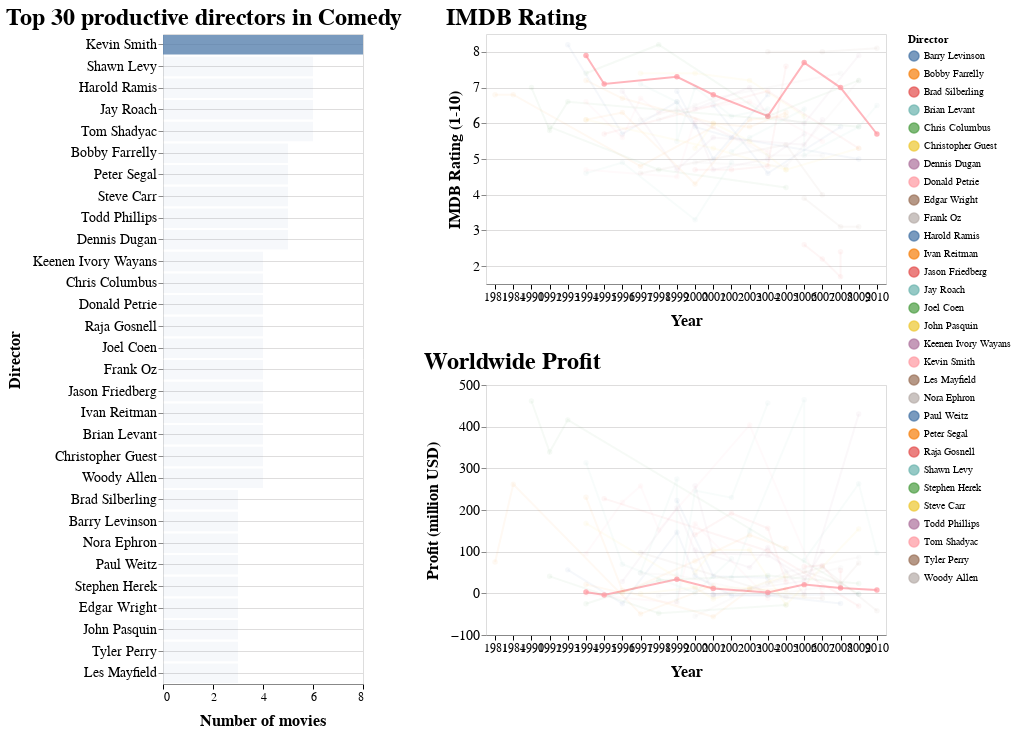

The cell this chart's notebook holds for it:
### Code cell
make_plot(genre = 'Comedy')

### Figure 1 — Vega-Lite specification as saved in the notebook (floating-point values rounded to 4 significant figures)
{"$schema": "https://vega.github.io/schema/vega-lite/v3.4.0.json", "config": {"axisX": {"domain": true, "domainWidth": 1, "grid": false, "gridColor": "#DEDDDD", "labelAngle": 0, "labelFont": "Arial", "labelFontSize": 12, "tickColor": "#000000", "tickSize": 5, "title": "X Axis Title (units)", "titleFont": "Arial", "titleFontSize": 16, "titlePadding": 10}, "axisY": {"domain": false, "grid": true, "gridColor": "#DEDDDD", "gridWidth": 1, "labelAngle": 0, "labelFont": "Arial", "labelFontSize": 14, "title": "Y Axis Title (units)", "titleFont": "Arial", "titleFontSize": 16, "titlePadding": 10}, "title": {"anchor": "start", "font": "Arial", "fontColor": "#000000", "fontSize": 24}, "view": {"height": 300, "width": 400}}, "datasets": {"data-1de48c468e58f005d5bb31c1f5b9267d": [{"Count": 8, "Director": "Kevin Smith", "Major_Genre": "Comedy"}, {"Count": 6, "Director": "Shawn Levy", "Major_Genre": "Comedy"}, {"Count": 6, "Director": "Harold Ramis", "Major_Genre": "Comedy"}, {"Count": 6, "Director": "Jay Roach", "Major_Genre": "Comedy"}, {"Count": 6, "Director": "Tom Shadyac", "Major_Genre": "Comedy"}, {"Count": 5, "Director": "Bobby Farrelly", "Major_Genre": "Comedy"}, {"Count": 5, "Director": "Peter Segal", "Major_Genre": "Comedy"}, {"Count": 5, "Director": "Steve Carr", "Major_Genre": "Comedy"}, {"Count": 5, "Director": "Todd Phillips", "Major_Genre": "Comedy"}, {"Count": 5, "Director": "Dennis Dugan", "Major_Genre": "Comedy"}, {"Count": 4, "Director": "Keenen Ivory Wayans", "Major_Genre": "Comedy"}, {"Count": 4, "Director": "Chris Columbus", "Major_Genre": "Comedy"}, {"Count": 4, "Director": "Donald Petrie", "Major_Genre": "Comedy"}, {"Count": 4, "Director": "Raja Gosnell", "Major_Genre": "Comedy"}, {"Count": 4, "Director": "Joel Coen", "Major_Genre": "Comedy"}, {"Count": 4, "Director": "Frank Oz", "Major_Genre": "Comedy"}, {"Count": 4, "Director": "Jason Friedberg", "Major_Genre": "Comedy"}, {"Count": 4, "Director": "Ivan Reitman", "Major_Genre": "Comedy"}, {"Count": 4, "Director": "Brian Levant", "Major_Genre": "Comedy"}, {"Count": 4, "Director": "Christopher Guest", "Major_Genre": "Comedy"}, {"Count": 4, "Director": "Woody Allen", "Major_Genre": "Comedy"}, {"Count": 3, "Director": "Brad Silberling", "Major_Genre": "Comedy"}, {"Count": 3, "Director": "Barry Levinson", "Major_Genre": "Comedy"}, {"Count": 3, "Director": "Nora Ephron", "Major_Genre": "Comedy"}, {"Count": 3, "Director": "Paul Weitz", "Major_Genre": "Comedy"}, {"Count": 3, "Director": "Stephen Herek", "Major_Genre": "Comedy"}, {"Count": 3, "Director": "Edgar Wright", "Major_Genre": "Comedy"}, {"Count": 3, "Director": "John Pasquin", "Major_Genre": "Comedy"}, {"Count": 3, "Director": "Tyler Perry", "Major_Genre": "Comedy"}, {"Count": 3, "Director": "Les Mayfield", "Major_Genre": "Comedy"}], "data-b2b71579100f23351480873e3c0777b7": [{"Count": 6, "Director": "Tom Shadyac", "IMDB_Rating": 6.6, "MPAA_Rating": "PG-13", "Major_Genre": "Comedy", "Profit_Million": 95.22, "Title": "Ace Ventura: Pet Detective", "Year": 1994}, {"Count": 6, "Director": "Tom Shadyac", "IMDB_Rating": 5.6, "MPAA_Rating": "PG-13", "Major_Genre": "Comedy", "Profit_Million": 218.8, "Title": "The Nutty Professor", "Year": 1996}, {"Count": 6, "Director": "Tom Shadyac", "IMDB_Rating": 5.5, "MPAA_Rating": "PG", "Major_Genre": "Comedy", "Profit_Million": -1.781, "Title": "Evan Almighty", "Year": 2007}, {"Count": 6, "Director": "Tom Shadyac", "IMDB_Rating": 6.6, "MPAA_Rating": "PG-13", "Major_Genre": "Comedy", "Profit_Million": 404.0, "Title": "Bruce Almighty", "Year": 2003}, {"Count": 6, "Director": "Tom Shadyac", "IMDB_Rating": 6.7, "MPAA_Rating": "PG-13", "Major_Genre": "Comedy", "Profit_Million": 257.7, "Title": "Liar Liar", "Year": 1997}, {"Count": 6, "Director": "Tom Shadyac", "IMDB_Rating": 6.3, "MPAA_Rating": "PG-13", "Major_Genre": "Comedy", "Profit_Million": 152.2, "Title": "Patch Adams", "Year": 1998}, {"Count": 8, "Director": "Kevin Smith", "IMDB_Rating": 7.9, "MPAA_Rating": "R", "Major_Genre": "Comedy", "Profit_Million": 3.046, "Title": "Clerks", "Year": 1994}, {"Count": 8, "Director": "Kevin Smith", "IMDB_Rating": 7.1, "MPAA_Rating": "R", "Major_Genre": "Comedy", "Profit_Million": -3.992, "Title": "Mallrats", "Year": 1995}, {"Count": 8, "Director": "Kevin Smith", "IMDB_Rating": 5.7, "MPAA_Rating": "R", "Major_Genre": "Comedy", "Profit_Million": 7.875, "Title": "Cop Out", "Year": 2010}, {"Count": 8, "Director": "Kevin Smith", "IMDB_Rating": 7.7, "MPAA_Rating": "R", "Major_Genre": "Comedy", "Profit_Million": 20.89, "Title": "Clerks II", "Year": 2006}, {"Count": 8, "Director": "Kevin Smith", "IMDB_Rating": 7.3, "MPAA_Rating": "R", "Major_Genre": "Comedy", "Profit_Million": 33.95, "Title": "Dogma", "Year": 1999}, {"Count": 8, "Director": "Kevin Smith", "IMDB_Rating": 6.2, "MPAA_Rating": "PG-13", "Major_Genre": "Comedy", "Profit_Million": 2.066, "Title": "Jersey Girl", "Year": 2004}, {"Count": 8, "Director": "Kevin Smith", "IMDB_Rating": 6.8, "MPAA_Rating": "R", "Major_Genre": "Comedy", "Profit_Million": 11.76, "Title": "Jay and Silent Bob Strike Back", "Year": 2001}, {"Count": 8, "Director": "Kevin Smith", "IMDB_Rating": 7, "MPAA_Rating": "R", "Major_Genre": "Comedy", "Profit_Million": 12.85, "Title": "Zack and Miri Make a Porno", "Year": 2008}, {"Count": 3, "Director": "Brad Silberling", "IMDB_Rating": 5.7, "MPAA_Rating": "PG", "Major_Genre": "Comedy", "Profit_Million": 227.3, "Title": "Casper", "Year": 1995}, {"Count": 3, "Director": "Brad Silberling", "IMDB_Rating": 5.3, "MPAA_Rating": "PG-13", "Major_Genre": "Comedy", "Profit_Million": -30.45, "Title": "Land of the Lost", "Year": 2009}, {"Count": 3, "Director": "Brad Silberling", "IMDB_Rating": 6.9, "MPAA_Rating": "PG", "Major_Genre": "Comedy", "Profit_Million": 101.6, "Title": "Lemony Snicket's A Series of Unfortunate Events", "Year": 2004}, {"Count": 5, "Director": "Bobby Farrelly", "IMDB_Rating": 7.2, "MPAA_Rating": "PG-13", "Major_Genre": "Comedy", "Profit_Million": 230.4, "Title": "Dumb & Dumber", "Year": 1994}, {"Count": 5, "Director": "Bobby Farrelly", "IMDB_Rating": 6.7, "MPAA_Rating": "R", "Major_Genre": "Comedy", "Profit_Million": 7.223, "Title": "Kingpin", "Year": 1996}, {"Count": 5, "Director": "Bobby Farrelly", "IMDB_Rating": 6.3, "MPAA_Rating": "PG-13", "Major_Genre": "Comedy", "Profit_Million": 10.07, "Title": "Fever Pitch", "Year": 2005}, {"Count": 5, "Director": "Bobby Farrelly", "IMDB_Rating": 6, "MPAA_Rating": "PG", "Major_Genre": "Comedy", "Profit_Million": -56.4, "Title": "Osmosis Jones", "Year": 2001}, {"Count": 5, "Director": "Bobby Farrelly", "IMDB_Rating": 5.9, "MPAA_Rating": "PG-13", "Major_Genre": "Comedy", "Profit_Million": 8.537, "Title": "Stuck On You", "Year": 2003}, {"Count": 4, "Director": "Brian Levant", "IMDB_Rating": 4.6, "MPAA_Rating": "PG", "Major_Genre": "Comedy", "Profit_Million": 313.5, "Title": "The Flintstones", "Year": 1994}, {"Count": 4, "Director": "Brian Levant", "IMDB_Rating": 4.9, "MPAA_Rating": "PG", "Major_Genre": "Comedy", "Profit_Million": 69.83, "Title": "Jingle All the Way", "Year": 1996}, {"Count": 4, "Director": "Brian Levant", "IMDB_Rating": 4.9, "MPAA_Rating": "PG", "Major_Genre": "Comedy", "Profit_Million": 83.01, "Title": "Snow Dogs", "Year": 2002}, {"Count": 4, "Director": "Brian Levant", "IMDB_Rating": 3.3, "MPAA_Rating": "PG", "Major_Genre": "Comedy", "Profit_Million": 1.431, "Title": "The Flintstones in Viva Rock Vegas", "Year": 2000}, {"Count": 4, "Director": "Ivan Reitman", "IMDB_Rating": 6.8, "MPAA_Rating": "PG", "Major_Genre": "Comedy", "Profit_Million": 261.6, "Title": "Ghostbusters", "Year": 1984}, {"Count": 4, "Director": "Ivan Reitman", "IMDB_Rating": 6.8, "MPAA_Rating": "R", "Major_Genre": "Comedy", "Profit_Million": 75.3, "Title": "Stripes", "Year": 1981}, {"Count": 4, "Director": "Ivan Reitman", "IMDB_Rating": 5.9, "MPAA_Rating": "PG-13", "Major_Genre": "Comedy", "Profit_Million": 18.34, "Title": "Evolution", "Year": 2001}, {"Count": 4, "Director": "Ivan Reitman", "IMDB_Rating": 4.8, "MPAA_Rating": "PG-13", "Major_Genre": "Comedy", "Profit_Million": -49.32, "Title": "Father's Day", "Year": 1997}, {"Count": 6, "Director": "Harold Ramis", "IMDB_Rating": 8.2, "MPAA_Rating": "PG", "Major_Genre": "Comedy", "Profit_Million": 56.31, "Title": "Groundhog Day", "Year": 1993}, {"Count": 6, "Director": "Harold Ramis", "IMDB_Rating": 5.7, "MPAA_Rating": "PG-13", "Major_Genre": "Comedy", "Profit_Million": -24.87, "Title": "Multiplicity", "Year": 1996}, {"Count": 6, "Director": "Harold Ramis", "IMDB_Rating": 5.6, "MPAA_Rating": "R", "Major_Genre": "Comedy", "Profit_Million": -5.005, "Title": "Analyze That", "Year": 2002}, {"Count": 6, "Director": "Harold Ramis", "IMDB_Rating": 6.6, "MPAA_Rating": "R", "Major_Genre": "Comedy", "Profit_Million": 146.9, "Title": "Analyze This", "Year": 1999}, {"Count": 6, "Director": "Harold Ramis", "IMDB_Rating": 5.9, "MPAA_Rating": "PG-13", "Major_Genre": "Comedy", "Profit_Million": 42.38, "Title": "Bedazzled", "Year": 2000}, {"Count": 6, "Director": "Harold Ramis", "IMDB_Rating": 5, "MPAA_Rating": "PG-13", "Major_Genre": "Comedy", "Profit_Million": -2.395, "Title": "Year One", "Year": 2009}, {"Count": 4, "Director": "Chris Columbus", "IMDB_Rating": 5.8, "MPAA_Rating": "PG", "Major_Genre": "Comedy", "Profit_Million": 339.0, "Title": "Home Alone 2: Lost in New York", "Year": 1992}, {"Count": 4, "Director": "Chris Columbus", "IMDB_Rating": 7, "MPAA_Rating": "PG", "Major_Genre": "Comedy", "Profit_Million": 461.7, "Title": "Home Alone", "Year": 1990}, {"Count": 4, "Director": "Chris Columbus", "IMDB_Rating": 6.6, "MPAA_Rating": "PG-13", "Major_Genre": "Comedy", "Profit_Million": 416.3, "Title": "Mrs. Doubtfire", "Year": 1993}, {"Count": 4, "Director": "Chris Columbus", "IMDB_Rating": 5.9, "MPAA_Rating": "PG-13", "Major_Genre": "Comedy", "Profit_Million": -1.617, "Title": "I Love You, Beth Cooper", "Year": 2009}, {"Count": 5, "Director": "Dennis Dugan", "IMDB_Rating": 6.9, "MPAA_Rating": "PG-13", "Major_Genre": "Comedy", "Profit_Million": 28.62, "Title": "Happy Gilmore", "Year": 1996}, {"Count": 5, "Director": "Dennis Dugan", "IMDB_Rating": 4.7, "MPAA_Rating": "PG-13", "Major_Genre": "Comedy", "Profit_Million": 204.8, "Title": "Big Daddy", "Year": 1999}, {"Count": 5, "Director": "Dennis Dugan", "IMDB_Rating": 5.4, "MPAA_Rating": "PG-13", "Major_Genre": "Comedy", "Profit_Million": 29.84, "Title": "The Benchwarmers", "Year": 2006}, {"Count": 5, "Director": "Dennis Dugan", "IMDB_Rating": 6.1, "MPAA_Rating": "PG-13", "Major_Genre": "Comedy", "Profit_Million": 100.7, "Title": "I Now Pronounce You Chuck and Larry", "Year": 2007}, {"Count": 5, "Director": "Dennis Dugan", "IMDB_Rating": 5.6, "MPAA_Rating": "R", "Major_Genre": "Comedy", "Profit_Million": -2.648, "Title": "Saving Silverman", "Year": 2001}, {"Count": 4, "Director": "Joel Coen", "IMDB_Rating": 7.4, "MPAA_Rating": "PG", "Major_Genre": "Comedy", "Profit_Million": -25.06, "Title": "The Hudsucker Proxy", "Year": 1994}, {"Count": 4, "Director": "Joel Coen", "IMDB_Rating": 7.2, "MPAA_Rating": "R", "Major_Genre": "Comedy", "Profit_Million": 23.71, "Title": "A Serious Man", "Year": 2009}, {"Count": 4, "Director": "Joel Coen", "IMDB_Rating": 8.2, "MPAA_Rating": "R", "Major_Genre": "Comedy", "Profit_Million": 31.19, "Title": "The Big Lebowski", "Year": 1998}, {"Count": 4, "Director": "Joel Coen", "IMDB_Rating": 6.2, "MPAA_Rating": "R", "Major_Genre": "Comedy", "Profit_Million": 42.69, "Title": "The Ladykillers", "Year": 2004}, {"Count": 3, "Director": "Stephen Herek", "IMDB_Rating": 5.9, "MPAA_Rating": "PG", "Major_Genre": "Comedy", "Profit_Million": 40.75, "Title": "The Mighty Ducks", "Year": 1992}, {"Count": 3, "Director": "Stephen Herek", "IMDB_Rating": 4.7, "MPAA_Rating": "PG", "Major_Genre": "Comedy", "Profit_Million": -47.93, "Title": "Holy Man", "Year": 1998}, {"Count": 3, "Director": "Stephen Herek", "IMDB_Rating": 4.2, "MPAA_Rating": "PG-13", "Major_Genre": "Comedy", "Profit_Million": -27.9, "Title": "Man of the House", "Year": 2005}, {"Count": 5, "Director": "Peter Segal", "IMDB_Rating": 6.1, "MPAA_Rating": "PG-13", "Major_Genre": "Comedy", "Profit_Million": 21.04, "Title": "Naked Gun 33 1/3: The Final Insult", "Year": 1994}, {"Count": 5, "Director": "Peter Segal", "IMDB_Rating": 6.1, "MPAA_Rating": "PG-13", "Major_Genre": "Comedy", "Profit_Million": 139.7, "Title": "Anger Management", "Year": 2003}, {"Count": 5, "Director": "Peter Segal", "IMDB_Rating": 6.2, "MPAA_Rating": "PG-13", "Major_Genre": "Comedy", "Profit_Million": 108.3, "Title": "The Longest Yard", "Year": 2005}, {"Count": 5, "Director": "Peter Segal", "IMDB_Rating": 6.3, "MPAA_Rating": "PG-13", "Major_Genre": "Comedy", "Profit_Million": 0.8318, "Title": "My Fellow Americans", "Year": 1996}, {"Count": 5, "Director": "Peter Segal", "IMDB_Rating": 4.3, "MPAA_Rating": "PG-13", "Major_Genre": "Comedy", "Profit_Million": 77.6, "Title": "Nutty Professor II: The Klumps", "Year": 2000}, {"Count": 4, "Director": "Donald Petrie", "IMDB_Rating": 4.7, "MPAA_Rating": "PG", "Major_Genre": "Comedy", "Profit_Million": -1.912, "Title": "Ri¢hie Ri¢h", "Year": 1994}, {"Count": 4, "Director": "Donald Petrie", "IMDB_Rating": 6.1, "MPAA_Rating": "PG-13", "Major_Genre": "Comedy", "Profit_Million": 167.1, "Title": "Miss Congeniality", "Year": 2000}, {"Count": 4, "Director": "Donald Petrie", "IMDB_Rating": 5.2, "MPAA_Rating": "PG-13", "Major_Genre": "Comedy", "Profit_Million": -11.53, "Title": "Welcome to Mooseport", "Year": 2004}, {"Count": 4, "Director": "Donald Petrie", "IMDB_Rating": 4.5, "MPAA_Rating": "PG", "Major_Genre": "Comedy", "Profit_Million": -23.15, "Title": "My Favorite Martian", "Year": 1999}, {"Count": 3, "Director": "John Pasquin", "IMDB_Rating": 6.1, "MPAA_Rating": "PG", "Major_Genre": "Comedy", "Profit_Million": 167.8, "Title": "The Santa Clause", "Year": 1994}, {"Count": 3, "Director": "John Pasquin", "IMDB_Rating": 5.3, "MPAA_Rating": "PG", "Major_Genre": "Comedy", "Profit_Million": -13.48, "Title": "Joe Somebody", "Year": 2001}, {"Count": 3, "Director": "John Pasquin", "IMDB_Rating": 4.7, "MPAA_Rating": "PG-13", "Major_Genre": "Comedy", "Profit_Million": 41.38, "Title": "Miss Congeniality 2: Armed and Fabulous", "Year": 2005}, {"Count": 4, "Director": "Christopher Guest", "IMDB_Rating": 7.4, "MPAA_Rating": "R", "Major_Genre": "Comedy", "Profit_Million": -1.077, "Title": "Waiting for Guffman", "Year": 1997}, {"Count": 4, "Director": "Christopher Guest", "IMDB_Rating": 7.4, "MPAA_Rating": "PG-13", "Major_Genre": "Comedy", "Profit_Million": 14.7, "Title": "Best in Show", "Year": 2000}, {"Count": 4, "Director": "Christopher Guest", "IMDB_Rating": 6.2, "MPAA_Rating": "PG-13", "Major_Genre": "Comedy", "Profit_Million": -6.45, "Title": "For Your Consideration", "Year": 2006}, {"Count": 4, "Director": "Christopher Guest", "IMDB_Rating": 7.2, "MPAA_Rating": "PG-13", "Major_Genre": "Comedy", "Profit_Million": 12.55, "Title": "A Mighty Wind", "Year": 2003}, {"Count": 3, "Director": "Paul Weitz", "IMDB_Rating": 6.9, "MPAA_Rating": "R", "Major_Genre": "Comedy", "Profit_Million": 222.8, "Title": "American Pie", "Year": 1999}, {"Count": 3, "Director": "Paul Weitz", "IMDB_Rating": 5, "MPAA_Rating": "PG-13", "Major_Genre": "Comedy", "Profit_Million": 41.17, "Title": "Down to Earth", "Year": 2001}, {"Count": 3, "Director": "Paul Weitz", "IMDB_Rating": 6.8, "MPAA_Rating": "PG-13", "Major_Genre": "Comedy", "Profit_Million": 37.49, "Title": "In Good Company", "Year": 2004}, {"Count": 6, "Director": "Jay Roach", "IMDB_Rating": 6.6, "MPAA_Rating": "PG-13", "Major_Genre": "Comedy", "Profit_Million": 274.6, "Title": "Austin Powers: The Spy Who Shagged Me", "Year": 1999}, {"Count": 6, "Director": "Jay Roach", "IMDB_Rating": 6.2, "MPAA_Rating": "PG-13", "Major_Genre": "Comedy", "Profit_Million": 229.7, "Title": "Austin Powers in Goldmember", "Year": 2002}, {"Count": 6, "Director": "Jay Roach", "IMDB_Rating": 7.1, "MPAA_Rating": "PG-13", "Major_Genre": "Comedy", "Profit_Million": 49.68, "Title": "Austin Powers: International Man of Mystery", "Year": 1997}, {"Count": 6, "Director": "Jay Roach", "IMDB_Rating": 6.4, "MPAA_Rating": "PG-13", "Major_Genre": "Comedy", "Profit_Million": 456.6, "Title": "Meet the Fockers", "Year": 2004}, {"Count": 6, "Director": "Jay Roach", "IMDB_Rating": 7, "MPAA_Rating": "PG-13", "Major_Genre": "Comedy", "Profit_Million": 246.5, "Title": "Meet the Parents", "Year": 2000}, {"Count": 6, "Director": "Jay Roach", "IMDB_Rating": 5.5, "MPAA_Rating": "R", "Major_Genre": "Comedy", "Profit_Million": -19.11, "Title": "Mystery, Alaska", "Year": 1999}, {"Count": 6, "Director": "Shawn Levy", "IMDB_Rating": 5.2, "MPAA_Rating": "PG", "Major_Genre": "Comedy", "Profit_Million": 37.38, "Title": "Big Fat Liar", "Year": 2002}, {"Count": 6, "Director": "Shawn Levy", "IMDB_Rating": 5.6, "MPAA_Rating": "PG", "Major_Genre": "Comedy", "Profit_Million": 149.7, "Title": "Cheaper by the Dozen", "Year": 2003}, {"Count": 6, "Director": "Shawn Levy", "IMDB_Rating": 6.5, "MPAA_Rating": "PG-13", "Major_Genre": "Comedy", "Profit_Million": 97.25, "Title": "Date Night", "Year": 2010}, {"Count": 6, "Director": "Shawn Levy", "IMDB_Rating": 6.4, "MPAA_Rating": "PG", "Major_Genre": "Comedy", "Profit_Million": 464.5, "Title": "Night at the Museum", "Year": 2006}, {"Count": 6, "Director": "Shawn Levy", "IMDB_Rating": 5.9, "MPAA_Rating": "PG", "Major_Genre": "Comedy", "Profit_Million": 263.1, "Title": "Night at the Museum: Battle of the Smithsonian", "Year": 2009}, {"Count": 6, "Director": "Shawn Levy", "IMDB_Rating": 5.1, "MPAA_Rating": "PG", "Major_Genre": "Comedy", "Profit_Million": 78.93, "Title": "The Pink Panther", "Year": 2006}, {"Count": 4, "Director": "Raja Gosnell", "IMDB_Rating": 4.7, "MPAA_Rating": "PG-13", "Major_Genre": "Comedy", "Profit_Million": 140.6, "Title": "Big Momma's House", "Year": 2000}, {"Count": 4, "Director": "Raja Gosnell", "IMDB_Rating": 4.8, "MPAA_Rating": "PG", "Major_Genre": "Comedy", "Profit_Million": 156.2, "Title": "Scooby-Doo 2: Monsters Unleashed", "Year": 2004}, {"Count": 4, "Director": "Raja Gosnell", "IMDB_Rating": 4.7, "MPAA_Rating": "PG", "Major_Genre": "Comedy", "Profit_Million": 192.3, "Title": "Scooby-Doo", "Year": 2002}, {"Count": 4, "Director": "Raja Gosnell", "IMDB_Rating": 7.6, "MPAA_Rating": "PG", "Major_Genre": "Comedy", "Profit_Million": 27.36, "Title": "Yours, Mine and Ours", "Year": 2005}, {"Count": 3, "Director": "Barry Levinson", "IMDB_Rating": 6.5, "MPAA_Rating": "PG-13", "Major_Genre": "Comedy", "Profit_Million": -3.477, "Title": "Bandits", "Year": 2001}, {"Count": 3, "Director": "Barry Levinson", "IMDB_Rating": 4.6, "MPAA_Rating": "PG-13", "Major_Genre": "Comedy", "Profit_Million": -5.434, "Title": "Envy", "Year": 2004}, {"Count": 3, "Director": "Barry Levinson", "IMDB_Rating": 5.9, "MPAA_Rating": "R", "Major_Genre": "Comedy", "Profit_Million": -24.59, "Title": "What Just Happened", "Year": 2008}, {"Count": 4, "Director": "Frank Oz", "IMDB_Rating": 6.4, "MPAA_Rating": "PG-13", "Major_Genre": "Comedy", "Profit_Million": 43.7, "Title": "Bowfinger", "Year": 1999}, {"Count": 4, "Director": "Frank Oz", "IMDB_Rating": 5.1, "MPAA_Rating": "R", "Major_Genre": "Comedy", "Profit_Million": 14.74, "Title": "Death at a Funeral", "Year": 2007}, {"Count": 4, "Director": "Frank Oz", "IMDB_Rating": 6.1, "MPAA_Rating": "PG-13", "Major_Genre": "Comedy", "Profit_Million": 48.23, "Title": "In & Out", "Year": 1997}, {"Count": 4, "Director": "Frank Oz", "IMDB_Rating": 5.1, "MPAA_Rating": "PG-13", "Major_Genre": "Comedy", "Profit_Million": -3.778, "Title": "The Stepford Wives", "Year": 2004}, {"Count": 3, "Director": "Nora Ephron", "IMDB_Rating": 4.8, "MPAA_Rating": "PG-13", "Major_Genre": "Comedy", "Profit_Million": 51.41, "Title": "Bewitched", "Year": 2005}, {"Count": 3, "Director": "Nora Ephron", "IMDB_Rating": 7.2, "MPAA_Rating": "PG-13", "Major_Genre": "Comedy", "Profit_Million": 86.65, "Title": "Julie & Julia", "Year": 2009}, {"Count": 3, "Director": "Nora Ephron", "IMDB_Rating": 4.9, "MPAA_Rating": "R", "Major_Genre": "Comedy", "Profit_Million": -54.99, "Title": "Lucky Numbers", "Year": 2000}, {"Count": 4, "Director": "Woody Allen", "IMDB_Rating": 6.1, "MPAA_Rating": "R", "Major_Genre": "Comedy", "Profit_Million": -5.8, "Title": "Celebrity", "Year": 1998}, {"Count": 4, "Director": "Woody Allen", "IMDB_Rating": 6.7, "MPAA_Rating": "PG-13", "Major_Genre": "Comedy", "Profit_Million": -7.503, "Title": "The Curse of the Jade Scorpion", "Year": 2001}, {"Count": 4, "Director": "Woody Allen", "IMDB_Rating": 7.4, "MPAA_Rating": "PG-13", "Major_Genre": "Comedy", "Profit_Million": 61.21, "Title": "Vicky Cristina Barcelona", "Year": 2008}, {"Count": 4, "Director": "Woody Allen", "IMDB_Rating": 6.5, "MPAA_Rating": "PG", "Major_Genre": "Comedy", "Profit_Million": 11.93, "Title": "Small Time Crooks", "Year": 2000}, {"Count": 3, "Director": "Les Mayfield", "IMDB_Rating": 4, "MPAA_Rating": "PG-13", "Major_Genre": "Comedy", "Profit_Million": -11.86, "Title": "Code Name: The Cleaner", "Year": 2007}, {"Count": 3, "Director": "Les Mayfield", "IMDB_Rating": 4.6, "MPAA_Rating": "PG", "Major_Genre": "Comedy", "Profit_Million": 97.99, "Title": "Flubber", "Year": 1997}, {"Count": 3, "Director": "Les Mayfield", "IMDB_Rating": 5.4, "MPAA_Rating": "PG-13", "Major_Genre": "Comedy", "Profit_Million": -9.606, "Title": "The Man", "Year": 2005}, {"Count": 5, "Director": "Steve Carr", "IMDB_Rating": 5.5, "MPAA_Rating": "PG", "Major_Genre": "Comedy", "Profit_Million": 104.3, "Title": "Daddy Day Care", "Year": 2003}, {"Count": 5, "Director": "Steve Carr", "IMDB_Rating": 6, "MPAA_Rating": "PG", "Major_Genre": "Comedy", "Profit_Million": 104.1, "Title": "Doctor Dolittle 2", "Year": 2001}, {"Count": 5, "Director": "Steve Carr", "IMDB_Rating": 5.3, "MPAA_Rating": "R", "Major_Genre": "Comedy", "Profit_Million": 50.18, "Title": "Next Friday", "Year": 2000}, {"Count": 5, "Director": "Steve Carr", "IMDB_Rating": 5.3, "MPAA_Rating": "PG", "Major_Genre": "Comedy", "Profit_Million": 154.4, "Title": "Paul Blart: Mall Cop", "Year": 2009}, {"Count": 5, "Director": "Steve Carr", "IMDB_Rating": 4.7, "MPAA_Rating": "PG", "Major_Genre": "Comedy", "Profit_Million": -27.51, "Title": "Rebound", "Year": 2005}, {"Count": 4, "Director": "Jason Friedberg", "IMDB_Rating": 2.6, "MPAA_Rating": "PG-13", "Major_Genre": "Comedy", "Profit_Million": 64.55, "Title": "Date Movie", "Year": 2006}, {"Count": 4, "Director": "Jason Friedberg", "IMDB_Rating": 1.7, "MPAA_Rating": "PG-13", "Major_Genre": "Comedy", "Profit_Million": 14.69, "Title": "Disaster Movie", "Year": 2008}, {"Count": 4, "Director": "Jason Friedberg", "IMDB_Rating": 2.2, "MPAA_Rating": "PG-13", "Major_Genre": "Comedy", "Profit_Million": 66.86, "Title": "Epic Movie", "Year": 2007}, {"Count": 4, "Director": "Jason Friedberg", "IMDB_Rating": 2.4, "MPAA_Rating": "PG-13", "Major_Genre": "Comedy", "Profit_Million": 54.65, "Title": "Meet the Spartans", "Year": 2008}, {"Count": 3, "Director": "Tyler Perry", "IMDB_Rating": 3.9, "MPAA_Rating": "PG-13", "Major_Genre": "Comedy", "Profit_Million": 53.31, "Title": "Madea's Family Reunion", "Year": 2006}, {"Count": 3, "Director": "Tyler Perry", "IMDB_Rating": 3.1, "MPAA_Rating": "PG-13", "Major_Genre": "Comedy", "Profit_Million": 21.98, "Title": "Meet the Browns", "Year": 2008}, {"Count": 3, "Director": "Tyler Perry", "IMDB_Rating": 3.1, "MPAA_Rating": "PG-13", "Major_Genre": "Comedy", "Profit_Million": 73.01, "Title": "Madea Goes To Jail", "Year": 2009}, {"Count": 5, "Director": "Todd Phillips", "IMDB_Rating": 7.9, "MPAA_Rating": "R", "Major_Genre": "Comedy", "Profit_Million": 430.1, "Title": "The Hangover", "Year": 2009}, {"Count": 5, "Director": "Todd Phillips", "IMDB_Rating": 6.2, "MPAA_Rating": "PG-13", "Major_Genre": "Comedy", "Profit_Million": 110.2, "Title": "Starsky & Hutch", "Year": 2004}, {"Count": 5, "Director": "Todd Phillips", "IMDB_Rating": 7, "MPAA_Rating": "R", "Major_Genre": "Comedy", "Profit_Million": 62.33, "Title": "Old School", "Year": 2003}, {"Count": 5, "Director": "Todd Phillips", "IMDB_Rating": 6.4, "MPAA_Rating": "R", "Major_Genre": "Comedy", "Profit_Million": 103.7, "Title": "Road Trip", "Year": 2000}, {"Count": 5, "Director": "Todd Phillips", "IMDB_Rating": 6, "MPAA_Rating": "PG-13", "Major_Genre": "Comedy", "Profit_Million": -2.192, "Title": "School for Scoundrels", "Year": 2006}, {"Count": 3, "Director": "Edgar Wright", "IMDB_Rating": 8, "MPAA_Rating": "R", "Major_Genre": "Comedy", "Profit_Million": 63.2, "Title": "Hot Fuzz", "Year": 2007}, {"Count": 3, "Director": "Edgar Wright", "IMDB_Rating": 8, "MPAA_Rating": "R", "Major_Genre": "Comedy", "Profit_Million": 24.63, "Title": "Shaun of the Dead", "Year": 2004}, {"Count": 3, "Director": "Edgar Wright", "IMDB_Rating": 8.1, "MPAA_Rating": "PG-13", "Major_Genre": "Comedy", "Profit_Million": -41.85, "Title": "Scott Pilgrim vs. The World", "Year": 2010}, {"Count": 4, "Director": "Keenen Ivory Wayans", "IMDB_Rating": 5.7, "MPAA_Rating": "PG-13", "Major_Genre": "Comedy", "Profit_Million": 37.64, "Title": "Little Man", "Year": 2006}, {"Count": 4, "Director": "Keenen Ivory Wayans", "IMDB_Rating": 4.7, "MPAA_Rating": "R", "Major_Genre": "Comedy", "Profit_Million": 96.19, "Title": "Scary Movie 2", "Year": 2001}, {"Count": 4, "Director": "Keenen Ivory Wayans", "IMDB_Rating": 6, "MPAA_Rating": "R", "Major_Genre": "Comedy", "Profit_Million": 258.2, "Title": "Scary Movie", "Year": 2000}, {"Count": 4, "Director": "Keenen Ivory Wayans", "IMDB_Rating": 5, "MPAA_Rating": "PG-13", "Major_Genre": "Comedy", "Profit_Million": 91.45, "Title": "White Chicks", "Year": 2004}]}, "hconcat": [{"data": {"name": "data-1de48c468e58f005d5bb31c1f5b9267d"}, "encoding": {"opacity": {"condition": {"selection": "selector023", "value": 0.75}, "value": 0.05}, "x": {"field": "Count", "title": "Number of movies", "type": "quantitative"}, "y": {"field": "Director", "sort": {"field": "Count:Q", "order": "ascending"}, "title": "Director", "type": "nominal"}}, "height": 650, "mark": "bar", "selection": {"selector023": {"fields": ["Director"], "init": {"Director": "Kevin Smith"}, "type": "multi"}}, "title": "Top 30 productive directors in Comedy", "width": 200}, {"data": {"name": "data-b2b71579100f23351480873e3c0777b7"}, "vconcat": [{"encoding": {"color": {"field": "Director", "type": "nominal"}, "opacity": {"condition": {"selection": "selector023", "value": 0.75}, "value": 0.05}, "tooltip": [{"field": "Title", "type": "nominal"}, {"field": "Major_Genre", "type": "nominal"}, {"field": "Director", "type": "nominal"}, {"field": "IMDB_Rating", "type": "quantitative"}], "x": {"axis": {"title": "Year"}, "field": "Year", "type": "ordinal"}, "y": {"axis": {"title": "IMDB Rating (1-10)"}, "field": "IMDB_Rating", "scale": {"zero": false}, "type": "quantitative"}}, "height": 250, "mark": {"point": true, "type": "line"}, "selection": {"selector024": {"bind": "scales", "encodings": ["x", "y"], "type": "interval"}}, "title": "IMDB Rating", "width": 400}, {"encoding": {"color": {"field": "Director", "type": "nominal"}, "opacity": {"condition": {"selection": "selector023", "value": 0.75}, "value": 0.05}, "tooltip": [{"field": "Title", "type": "nominal"}, {"field": "Major_Genre", "type": "nominal"}, {"field": "Director", "type": "nominal"}, {"field": "IMDB_Rating", "type": "quantitative"}], "x": {"axis": {"title": "Year"}, "field": "Year", "type": "ordinal"}, "y": {"axis": {"title": "Profit (million USD)"}, "field": "Profit_Million", "scale": {"zero": false}, "type": "quantitative"}}, "height": 250, "mark": {"point": true, "type": "line"}, "selection": {"selector025": {"bind": "scales", "encodings": ["x", "y"], "type": "interval"}}, "title": "Worldwide Profit", "width": 400}]}]}
